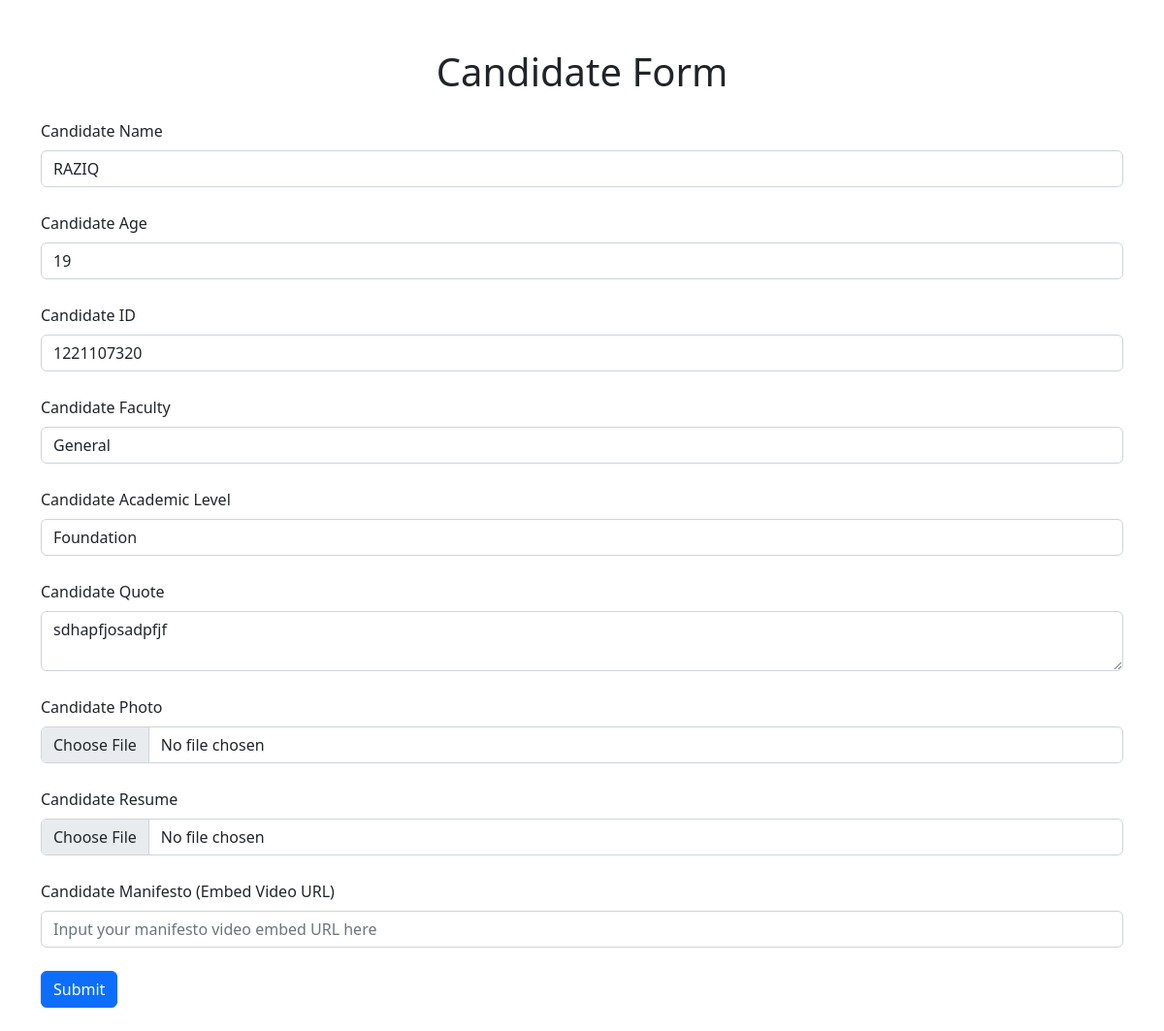
The app's page /EIuVpGq8DTYnxab9t0Grg==/1/edit with its own data.
### application/models.py (models this page shows, shortened)
class Candidate(db.Model):
      id = db.Column(db.Integer , primary_key = True)
      candidate_name = db.Column(db.String(100) , nullable=False)
      candidate_age = db.Column(db.String(100) , nullable=False)
      candidate_id = db.Column(db.Integer , nullable=False)
      candidate_faculty = db.Column(db.String(100) , nullable=False)
      candidate_level = db.Column(db.String(100) , nullable=False)
      candidate_quote = db.Column(db.String(500) , nullable=False)
      candidate_photo_filename = db.Column(db.String(), default='candidate_image.jpg' , nullable = True)
      candidate_id = db.Column(db.Integer , db.ForeignKey('candidate.id') , nullable = False)
      vote = db.relationship('Vote1' , backref = 'candidate' , lazy = True)
      candidate_resume = db.Column(db.String(), default = 'None')
      candidate_manifesto = db.Column(db.String(500) , nullable=True)

### application/routes.py (the view, shortened to what this page needs)
@app.route('/EIuVpGq8DTYnxab9t0Grg==/<int:candidate_id>/edit' , methods = ['POST' , 'GET'])
def edit_candidates(candidate_id):
     candidate = Candidate.query.get_or_404(candidate_id)
     form = CandidateForm()
     form.candidate_name.data = candidate.candidate_name
     form.candidate_age.data = candidate.candidate_age
     form.candidate_id.data = candidate.candidate_id
     form.candidate_faculty.data = candidate.candidate_faculty
     form.candidate_level.data = candidate.candidate_level
     form.candidate_quote.data = candidate.candidate_quote
     return render_template('update_candidates2.html' , form = form)

### application/form.py
class CandidateForm(FlaskForm):
    candidate_name = StringField('Candidate Name', validators=[DataRequired(), Length(min=2, max=100)])
    candidate_age = StringField('Candidate Age', validators=[DataRequired(), Length(min=1, max=2)])
    candidate_id = StringField('Candidate ID', validators=[DataRequired(), Length(min=10, max=10)])
    candidate_faculty = SelectField('Candidate Faculty', choices=[('General', 'General'), ('FAC', 'FAC'), ('FCA', 'FCA'), ('FCI', 'FCI'), ('FCM', 'FCM'), ('FOE', 'FOE'), ('FOM', 'FOM')])
    candidate_level = SelectField('Candidate Academic Level', choices=[('Foundation', 'Foundation'), ('Diploma', 'Diploma'), ('Degree', 'Degree')])
    candidate_quote = TextAreaField('Candidate Quote', validators=[DataRequired(), Length(max=500)])
    candidate_photo = FileField('Candidate Photo', validators=[FileAllowed(['jpg', 'png', 'jpeg'], 'Only images are allowed!')])
    candidate_resume = FileField('Candidate Resume' , validators=[FileAllowed(['jpg', 'png', 'jpeg'], 'Only images are allowed!')])
    candidate_manifesto = URLField('Candidate Manifesto (Embed Video URL)')
    submit = SubmitField('Submit')

### application/templates/update_candidates2.html (shortened to what this page needs)
<!DOCTYPE html>
<html lang="en">
<head>
    <link rel="stylesheet" href="/../static/styles1.css">
    <link href="https://cdn.jsdelivr.net/npm/bootstrap@5.2.3/dist/css/bootstrap.min.css" rel="stylesheet">
</head>
<body>
    <h1 class="text-center" style="margin-top: 50px;">Candidate Form</h1>
    <div class="container">
        <form method="POST" enctype="multipart/form-data">
            <div class="mb-6" style="margin-top: 25px;">
                {{ form.candidate_name.label(class="form-label") }}
                {{ form.candidate_name(class="form-control", placeholder="Input your name here") }}
            </div>
            <div class="mb-6" style="margin-top: 25px;">
                {{ form.candidate_age.label(class="form-label") }}
                {{ form.candidate_age(class="form-control", placeholder="Input your age here") }}
            </div>
            <div class="mb-6" style="margin-top: 25px;">
                {{ form.candidate_id.label(class="form-label") }}
                {{ form.candidate_id(class="form-control", placeholder="Input your Candidate ID here") }}
            </div>
            <div class="mb-6" style="margin-top: 25px;">
                {{ form.candidate_faculty.label(class="form-label") }}
                {{ form.candidate_faculty(class="form-control", placeholder="Input your faculty here") }}
            </div>
            <div class="mb-6" style="margin-top: 25px;">
                {{ form.candidate_level.label(class="form-label") }}
                {{ form.candidate_level(class="form-control", placeholder="Input your academic level here") }}
            </div>
            <div class="mb-6" style="margin-top: 25px;">
                {{ form.candidate_quote.label(class="form-label") }}
                {{ form.candidate_quote(class="form-control", placeholder="Input your quote here") }}
            </div>
            <div class="mb-6" style="margin-top: 25px;">
                {{ form.candidate_photo.label(class="form-label") }}
                {{ form.candidate_photo(class="form-control") }}
            </div>
            <div class="mb-6" style="margin-top: 25px;">
                {{ form.candidate_resume.label(class="form-label") }}
                {{ form.candidate_resume(class="form-control") }}
            </div>
            <div class="mb-6" style="margin-top: 25px;">
                {{ form.candidate_manifesto.label(class="form-label") }}
                {{ form.candidate_manifesto(class="form-control", placeholder="Input your manifesto video embed URL here") }}
            </div><br>
            <button type="submit" class="btn btn-primary">Submit</button>
        </form>
    </div><br>
</body>
</html>

### records on screen
Candidate: candidate_name "RAZIQ", candidate_age "19", candidate_id "1221107320", candidate_faculty "General", candidate_level "Foundation", candidate_quote "sdhapfjosadpfjf"
